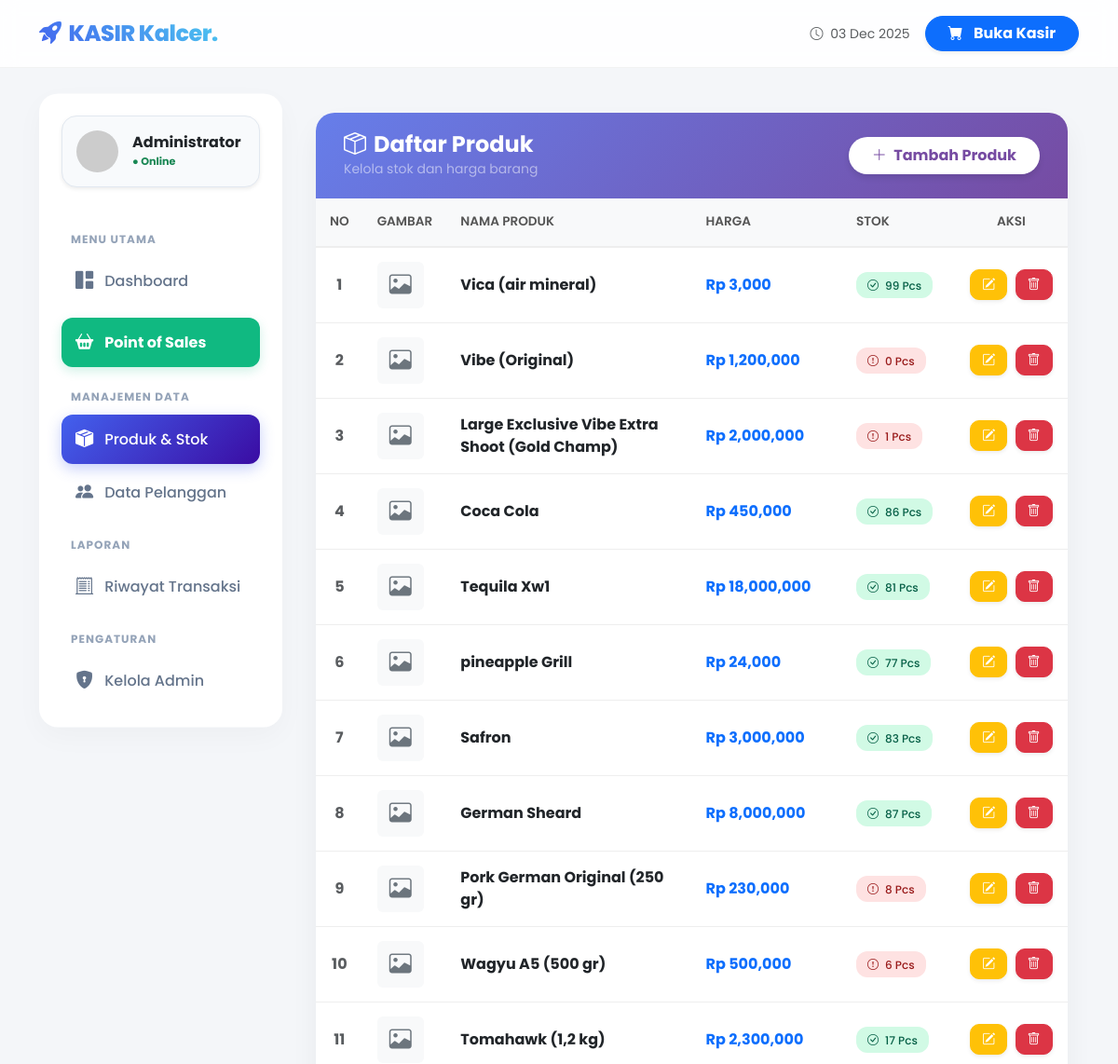
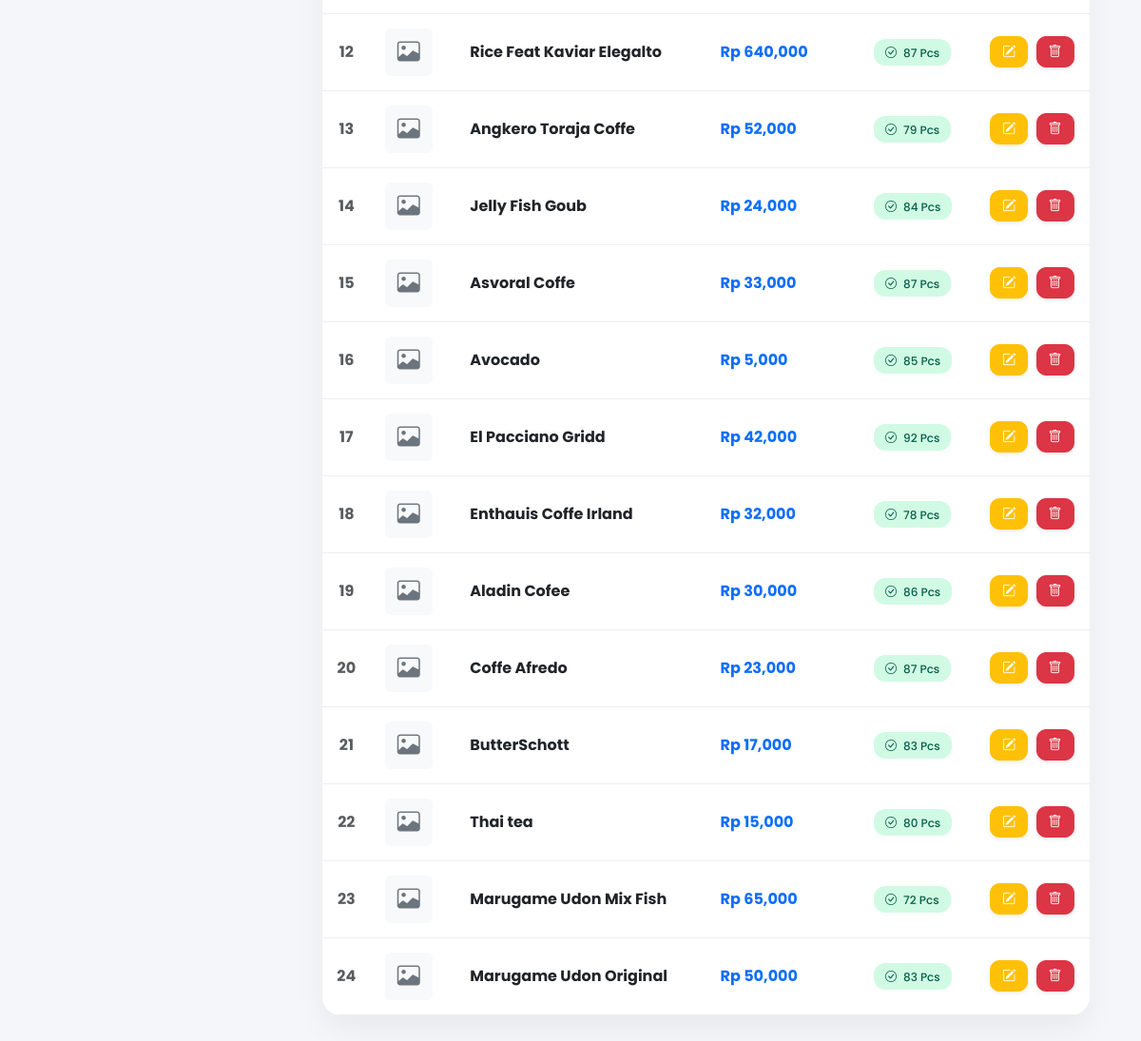
The page /produk.php (signed in) on the database its author committed (2 pictures, top to bottom).
### tables this page shows
CREATE TABLE `produk` (
  `id` int(11) NOT NULL,
  `nama_produk` varchar(100) DEFAULT NULL,
  `harga` decimal(10,2) DEFAULT NULL,
  `stok` int(11) DEFAULT NULL,
  `kode_barang` varchar(20) DEFAULT NULL
);

### produk.php (the view, shortened to what this page needs)
<?php
include 'koneksi.php';
include 'header_template.php';
?>
<link rel="stylesheet" href="https://cdnjs.cloudflare.com/ajax/libs/animate.css/4.1.1/animate.min.css"/>
<div class="container mt-4 animate__animated animate__fadeIn">
    <div class="card card-custom">
        <div class="card-header-custom d-flex justify-content-between align-items-center">
            <div>
                <h4 class="mb-0 fw-bold"><i class="bi bi-box-seam me-2"></i>Daftar Produk</h4>
                <small class="text-white-50">Kelola stok dan harga barang</small>
            </div>
            <button class="btn btn-add animate__animated animate__pulse animate__infinite" data-bs-toggle="modal" data-bs-target="#modalTambah">
                <i class="bi bi-plus-lg me-1"></i> Tambah Produk
            </button>
        </div>
        <div class="card-body p-0">
            <div class="table-responsive">
                <table class="table table-custom mb-0">
                    <thead>
                        <tr>
                            <th class="text-center" width="5%">No</th>
                            <th width="10%">Gambar</th> <th>Nama Produk</th>
                            <th width="20%">Harga</th>
                            <th width="15%">Stok</th>
                            <th width="15%" class="text-center">Aksi</th>
                        </tr>
                    </thead>
                    <tbody>
                        <?php
                        $no = 1;
                        $data = mysqli_query($conn, "SELECT * FROM produk ORDER BY id DESC");
                        while($d = mysqli_fetch_assoc($data)){
                            $stokClass = ($d['stok'] > 10) ? 'stok-aman' : 'stok-limit';
                            $stokIcon  = ($d['stok'] > 10) ? 'bi-check-circle' : 'bi-exclamation-circle';
                        ?>
                        <tr class="animate__animated animate__fadeInUp" style="animation-delay: <?= $no * 0.1 ?>s">
                            <td class="text-center fw-bold text-muted"><?= $no++ ?></td>
                            <td>
                                <div class="bg-light rounded d-flex align-items-center justify-content-center" style="width: 50px; height: 50px;">
                                    <i class="bi bi-image text-secondary fs-4"></i>
                                </div>
                            </td>
                            <td class="fw-bold text-dark"><?= $d['nama_produk'] ?></td>
                            <td class="text-primary fw-bold">Rp <?= number_format($d['harga']) ?></td>
                            <td>
                                <span class="badge badge-stok <?= $stokClass ?>">
                                    <i class="bi <?= $stokIcon ?> me-1"></i> <?= $d['stok'] ?> Pcs
                                </span>
                            </td>
                            <td class="text-center">
                                <a href="produk.php?edit=<?= $d['id'] ?>" class="btn btn-warning btn-sm btn-action text-white shadow-sm me-1" title="Edit">
                                    <i class="bi bi-pencil-square"></i>
                                </a>
                                <button onclick="konfirmasiHapus(<?= $d['id'] ?>)" class="btn btn-danger btn-sm btn-action shadow-sm" title="Hapus">
                                    <i class="bi bi-trash"></i>
                                </button>
                            </td>
                        </tr>
                        <?php } ?>
                    </tbody>
                </table>
            </div>
        </div>
    </div>
</div>
<?php
echo "</div></div></div></body></html>";
?>

### header_template.php (shortened to what this page needs)
<?php
$current_page = basename($_SERVER['PHP_SELF']);
?>
<!DOCTYPE html>
<html lang="id">
<head>
    <link href="https://cdn.jsdelivr.net/npm/bootstrap@5.3.0/dist/css/bootstrap.min.css" rel="stylesheet">
    <link rel="stylesheet" href="https://cdn.jsdelivr.net/npm/bootstrap-icons@1.11.1/font/bootstrap-icons.css">
</head>
<body>
<nav class="navbar navbar-expand-lg navbar-custom sticky-top">
    <div class="container">
        <a class="navbar-brand brand-text" href="dashboard.php">
            <i class="bi bi-rocket-takeoff-fill me-2"></i>KASIR Kalcer.
        </a>
        <div class="collapse navbar-collapse" id="navbarNav">
            <ul class="navbar-nav ms-auto align-items-center">
                <li class="nav-item me-3">
                    <span class="text-muted small"><i class="bi bi-clock me-1"></i> <?= date('d M Y') ?></span>
                </li>
                <li class="nav-item">
                    <a class="btn btn-primary rounded-pill px-4 fw-bold shadow-sm" href="kasir.php">
                        <i class="bi bi-cart-fill me-2"></i> Buka Kasir
                    </a>
                </li>
            </ul>
        </div>
    </div>
</nav>
<div class="container mt-4 mb-5">
    <div class="row g-4">
        <div class="col-lg-3">
            <div class="sidebar-card d-flex flex-column">
                <div class="user-profile shadow-sm">
                    <img src="https://ui-avatars.com/api/?name=Admin+Kalcer&background=4361ee&color=fff&bold=true" class="rounded-circle" width="45">
                    <div style="line-height: 1.2;">
                        <span class="d-block fw-bold text-dark">Administrator</span>
                        <small class="text-success fw-bold" style="font-size: 0.7rem;">● Online</small>
                    </div>
                </div>
                <div class="menu-label">Menu Utama</div>
                <a href="dashboard.php" class="nav-link-custom <?= $current_page == 'dashboard.php' ? 'active' : '' ?>">
                    <i class="bi bi-grid-1x2-fill"></i> Dashboard
                </a>
                <a href="kasir.php" class="nav-link-custom nav-link-pos mt-2 mb-2">
                    <i class="bi bi-basket2-fill"></i> Point of Sales
                </a>
                <div class="menu-label">Manajemen Data</div>
                <a href="produk.php" class="nav-link-custom <?= $current_page == 'produk.php' ? 'active' : '' ?>">
                    <i class="bi bi-box-seam-fill"></i> Produk & Stok
                </a>
                <a href="pelanggan.php" class="nav-link-custom <?= $current_page == 'pelanggan.php' ? 'active' : '' ?>">
                    <i class="bi bi-people-fill"></i> Data Pelanggan
                </a>
                <div class="menu-label">Laporan</div>
                <a href="riwayat.php" class="nav-link-custom <?= $current_page == 'riwayat.php' ? 'active' : '' ?>">
                    <i class="bi bi-receipt-cutoff"></i> Riwayat Transaksi
                </a>
                <div class="menu-label">Pengaturan</div>
                <a href="users.php" class="nav-link-custom <?= $current_page == 'users.php' ? 'active' : '' ?>">
                    <i class="bi bi-shield-lock-fill"></i> Kelola Admin
                </a>
            </div>
        </div>
        <div class="col-lg-9">

### header_template.php (style rules this page uses)
:root { --primary: #4361ee; --primary-dark: #3a0ca3; --secondary: #4cc9f0; --bg-body: #f3f4f6; --sidebar-width: 280px; }
body { font-family: 'Plus Jakarta Sans', sans-serif; background-color: var(--bg-body); color: #334155; overflow-x: hidden; }
.navbar-custom { background: rgba(255, 255, 255, 0.9); backdrop-filter: blur(10px); border-bottom: 1px solid rgba(0,0,0,0.05); padding: 0.8rem 0; z-index: 1000; }
.brand-text { font-weight: 800; background: linear-gradient(45deg, var(--primary), var(--secondary)); -webkit-background-clip: text; -webkit-text-fill-color: transparent; letter-spacing: -0.5px; font-size: 1.5rem; }
.sidebar-card { background: white; border-radius: 20px; border: none; box-shadow: 0 10px 30px rgba(0,0,0,0.03); position: sticky; top: 100px; padding: 1.5rem; height: calc(100vh - 120px); overflow-y: auto; }
.user-profile { display: flex; align-items: center; gap: 15px; padding: 15px; background: #f8fafc; border-radius: 16px; margin-bottom: 2rem; border: 1px solid #e2e8f0; }
.menu-label { font-size: 0.75rem; text-transform: uppercase; letter-spacing: 1px; color: #94a3b8; font-weight: 700; margin-bottom: 10px; margin-top: 15px; padding-left: 10px; }
.nav-link-custom { display: flex; align-items: center; padding: 12px 15px; color: #64748b; text-decoration: none; border-radius: 12px; font-weight: 500; margin-bottom: 5px; transition: all 0.3s ease; }
.nav-link-custom i { font-size: 1.2rem; margin-right: 12px; transition: 0.3s; }
.nav-link-custom.active { background: linear-gradient(135deg, var(--primary), var(--primary-dark)); color: white; box-shadow: 0 5px 15px rgba(67, 97, 238, 0.3); }
.nav-link-pos { background: #10b981; color: white !important; font-weight: bold; box-shadow: 0 4px 12px rgba(16, 185, 129, 0.2); }

### produk.php (style rules this page uses)
body { font-family: 'Poppins', sans-serif; background-color: #f4f6f9; }
.card-custom { border: none; border-radius: 20px; box-shadow: 0 15px 30px rgba(0,0,0,0.05); overflow: hidden; background: white; }
.card-header-custom { background: linear-gradient(135deg, #667eea 0%, #764ba2 100%); color: white; padding: 20px 30px; border-bottom: none; }
.table-custom thead th { background-color: #f8f9fa; color: #555; font-weight: 600; text-transform: uppercase; font-size: 0.85rem; border-bottom: 2px solid #eee; padding: 15px; }
.table-custom tbody tr { transition: all 0.3s ease; }
.table-custom td { padding: 15px; vertical-align: middle; border-bottom: 1px solid #eee; }
.btn-add { background: white; color: #764ba2; border-radius: 50px; padding: 8px 25px; font-weight: bold; box-shadow: 0 4px 6px rgba(0,0,0,0.1); transition: 0.3s; border: none; }
.btn-action { border-radius: 10px; padding: 5px 12px; transition: 0.3s; }
.badge-stok { padding: 8px 12px; border-radius: 12px; font-weight: 500; }
.stok-aman { background: #d1fae5; color: #065f46; }
.stok-limit { background: #fee2e2; color: #991b1b; }

### rows shown on the page
produk: nama_produk "Vica (air mineral)", harga "3,000", stok "99"
produk: nama_produk "Vibe (Original)", harga "1,200,000", stok "0"
produk: nama_produk "Large Exclusive Vibe Extra Shoot (Gold Champ)", harga "2,000,000", stok "1"
produk: nama_produk "Coca Cola", harga "450,000", stok "86"
produk: nama_produk "Tequila Xw1", harga "18,000,000", stok "81"
produk: nama_produk "pineapple Grill", harga "24,000", stok "77"
produk: nama_produk "Safron", harga "3,000,000", stok "83"
produk: nama_produk "German Sheard", harga "8,000,000", stok "87"
produk: nama_produk "Pork German Original (250 gr)", harga "230,000", stok "8"
produk: nama_produk "Wagyu A5 (500 gr)", harga "500,000", stok "6"
produk: nama_produk "Tomahawk (1,2 kg)", harga "2,300,000", stok "17"
produk: nama_produk "Rice Feat Kaviar Elegalto", harga "640,000", stok "87"
produk: nama_produk "Angkero Toraja Coffe", harga "52,000", stok "79"
produk: nama_produk "Jelly Fish Goub", harga "24,000", stok "84"
produk: nama_produk "Asvoral Coffe", harga "33,000", stok "87"
produk: nama_produk "Avocado", harga "5,000", stok "85"
produk: nama_produk "El Pacciano Gridd", harga "42,000", stok "92"
produk: nama_produk "Enthauis Coffe Irland", harga "32,000", stok "78"
produk: nama_produk "Aladin Cofee", harga "30,000", stok "86"
produk: nama_produk "Coffe Afredo", harga "23,000", stok "87"
produk: nama_produk "ButterSchott", harga "17,000", stok "83"
produk: nama_produk "Thai tea", harga "15,000", stok "80"
produk: nama_produk "Marugame Udon Mix Fish", harga "65,000", stok "72"
produk: nama_produk "Marugame Udon Original", harga "50,000", stok "83"
